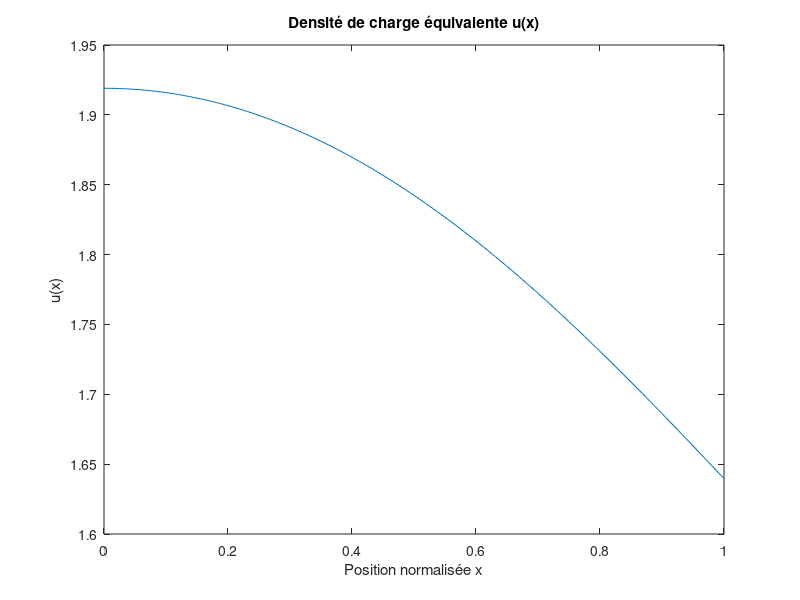
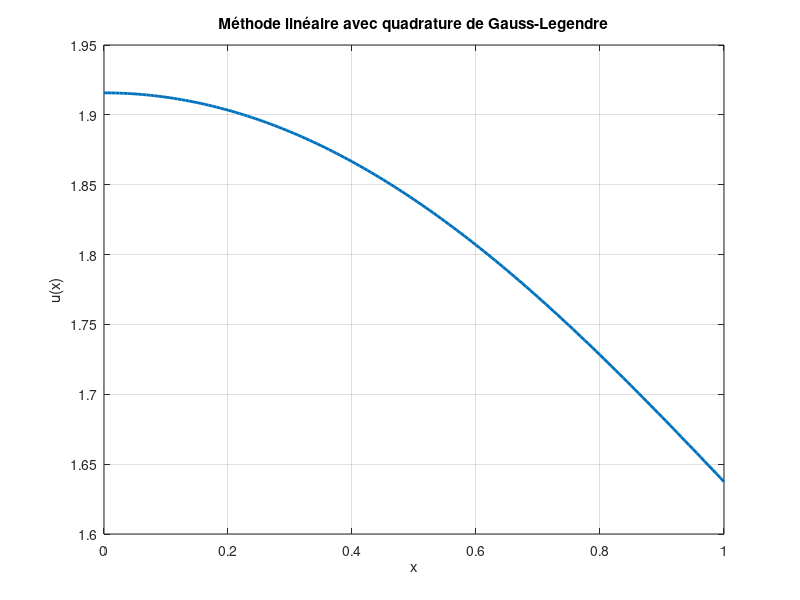
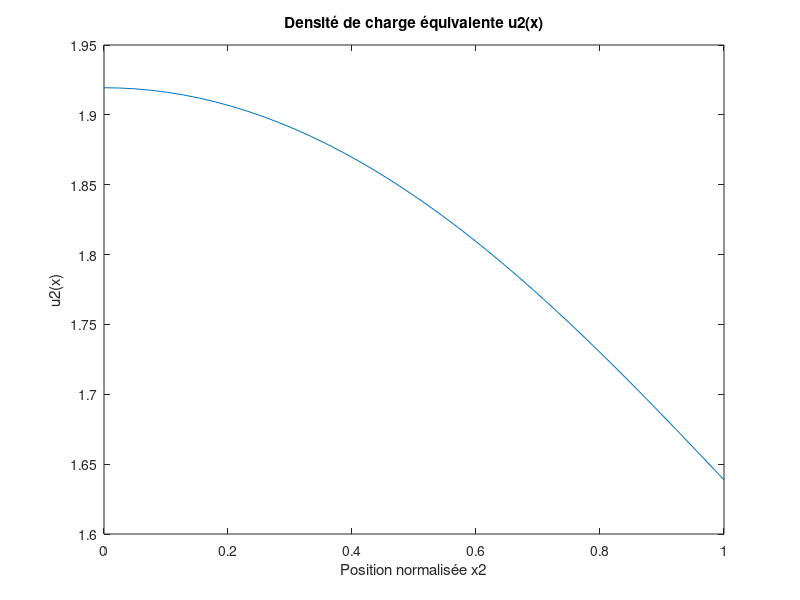
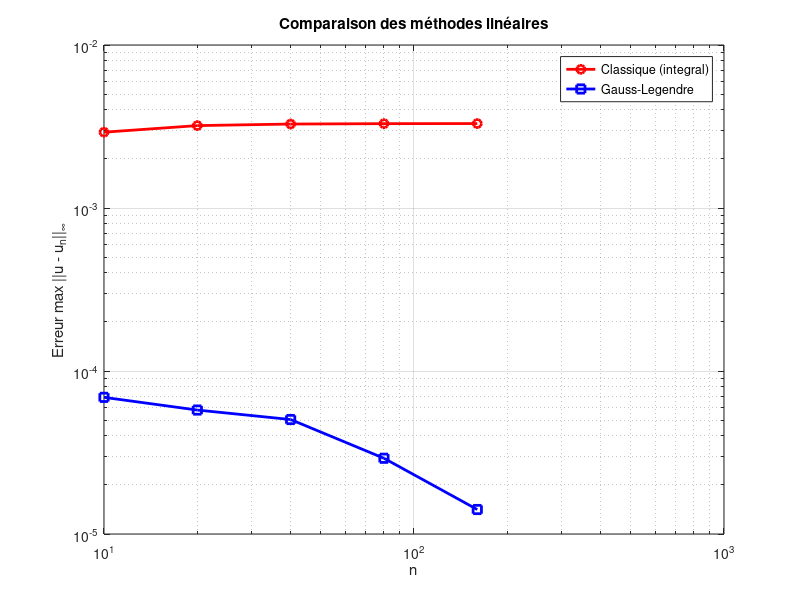

MATLAB code for these plots, in order: (Note: this script raises an error after producing the figures.)

R = 0.01; % 1 cm 
D = 0.01; % 1 cm 
epsilon = D/R; 

a = 0;
b = 1;

K = @(x,y)(1/pi) * (1./(epsilon^2 + (x-y).^2) + 1./(epsilon^2 + (x+y).^2));

n_values = [10 20 40 80 160];
errors_classic = zeros(size(n_values));
errors_gauss   = zeros(size(n_values));

% Question 5

%Approche linéaire

n = 40; % Nombre de points
x = linspace(a, b, n+1); % Points
h = (b - a)/n; % Ecart entre les points

function [x, u] = solve_linear_classic(n, K, a, b)
    h = (b - a)/n;
    x = linspace(a, b, n+1);
    A = zeros(n+1);

    for i = 1:n+1
        for j = 1:n+1
            phi_j = @(y) max(0, 1 - abs(y - x(j))/h);
            y_min = max(a, x(j) - h);
            y_max = min(b, x(j) + h);
            A(i,j) = integral(@(y) K(x(i), y).*phi_j(y), y_min, y_max);
        end
    end

    u = (eye(n+1) - A) \ ones(n+1,1);
end

% --- Fonction Gauss-Legendre ---
function [x,w] = gauss_legendre(n)
    beta = 0.5 ./ sqrt(1 - (2*(1:n-1)).^(-2));
    T = diag(beta,1) + diag(beta,-1);
    [V,D] = eig(T);
    x = diag(D);
    [x, idx] = sort(x);
    w = 2 * (V(1,idx)').^2;
end

function [x, u] = solve_linear_gauss(n, K, a, b)
    h = (b - a)/n;
    x = linspace(a, b, n+1);
    A = zeros(n+1);

    quad_order = 20;
    [gl_x, gl_w] = gauss_legendre(quad_order);

    for i = 1:n+1
        xi = x(i);

        for j = 1:n+1
            phi_j = @(y) max(0, 1 - abs(y - x(j))/h);
            y_min = max(a, x(j) - h);
            y_max = min(b, x(j) + h);

            if y_max <= y_min
                A(i,j) = 0;
                continue;
            end

            yq = (y_max + y_min)/2 + (y_max - y_min)/2 * gl_x;
            wq = gl_w * (y_max - y_min)/2;

            A(i,j) = sum( K(xi, yq).*phi_j(yq).*wq );
        end
    end

    u = (eye(n+1) - A) \ ones(n+1,1);
end



% Solution de référence très fine (méthode Gauss-Legendre)
n_ref = 800;
[x_ref, u_ref] = solve_linear_gauss(n_ref, K, a, b);

for k = 1:length(n_values)
    n = n_values(k);

    % --- Méthode classique ---
    [x_c, u_c] = solve_linear_classic(n, K, a, b);
    u_ref_interp = interp1(x_ref, u_ref, x_c);
    errors_classic(k) = max(abs(u_c - u_ref_interp'));

    % --- Méthode Gauss-Legendre ---
    [x_g, u_g] = solve_linear_gauss(n, K, a, b);
    u_ref_interp2 = interp1(x_ref, u_ref, x_g);
    errors_gauss(k) = max(abs(u_g - u_ref_interp2'));
end

figure(1);
plot(x_c, u_c);
title('Densité de charge équivalente u(x)');
xlabel('Position normalisée x');
ylabel('u(x)');

figure(2);
plot(x_g, u_g, 'LineWidth', 2);
title('Méthode linéaire avec quadrature de Gauss-Legendre');
xlabel('x');
ylabel('u(x)');
grid on;

% Question 8 ----------

figure(5);
loglog(n_values, errors_classic, 'r-o', 'LineWidth', 2); hold on;
loglog(n_values, errors_gauss, 'b-s', 'LineWidth', 2);
grid on;
xlabel('n');
ylabel('Erreur max ||u - u_n||_\infty');
title('Comparaison des méthodes linéaires');
legend('Classique (integral)', 'Gauss-Legendre');

%---------------

% Question 5

%Approche par interpolation global

function Lj = lagrange_basis(j, x_nodes, y)
    % Évalue le polynôme de Lagrange φ_j(y)
    % x_nodes = points d'interpolation
    n = length(x_nodes);
    Lj = ones(size(y));
    xj = x_nodes(j);

    for k = 1:n
        if k ~= j
            Lj = Lj .* ( (y - x_nodes(k)) / (xj - x_nodes(k)) );
        end
    end
end


function A = build_A_matrix(x_nodes, kernel, a, b, quad_order)
    % quad_order = nombre de point n 
    n = length(x_nodes);
    A = zeros(n);

    % Points et poids de Gauss-Legendre sur [-1,1]
    [yq, wq] = gauss_legendre(quad_order);

    % Rattrapage à  [a,b]
    yq = 0.5*(b-a)*yq + 0.5*(b+a);
    wq = 0.5*(b-a)*wq;

    for i = 1:n
        xi = x_nodes(i);
        for j = 1:n
            Lj = lagrange_basis(j, x_nodes, yq);
            integrand = kernel(xi, yq) .* Lj;
            A(i,j) = sum(integrand .* wq);
        end
    end
end

n2 = 40; % Nombre de points
x2 = linspace(a, b, n2); % Points
A2 = build_A_matrix(x2,K,a,b,n2);
I2 = eye(n2);
d2 = ones(n2, 1); % Terme source d(x) = 1

u2 = (I2 - A2) \ d2;

figure(3);
plot(x2, u2);
title('Densité de charge équivalente u2(x)');
xlabel('Position normalisée x2');
ylabel('u2(x)');


% Question 7

%Erreur

% Valeurs de n demandées par l'énoncé
n_values = [10, 20, 40, 80];
errors = zeros(size(n_values));
h_values = 1 ./ n_values;

% Calcule de la solution de référence
n_ref = 200; %Beaucoup de points pour la référence
[u_ref, x_ref] = solve_condensateur(n_ref, K);

% --- calcul de l'erreur ---
for k = 1:length(n_values)
    n = n_values(k);
    [u_n, x_n] = solve_condensateur(n, K);

    % Interpolation de u_ref sur la grille plus grossière x_n pour comparer
    u_ref_interp = interp1(x_ref, u_ref, x_n);

    % Calcul de l'erreur
    errors(k) = max(abs(u_n - u_ref_interp'));
end

% --- Graphiques ---

% --- Fonction de résolution (Interpolation linéaire) ---
function [u, x] = solve_condensateur(n, K_func)
    x = linspace(0, 1, n+1);
    h = 1/n;
    A = zeros(n+1, n+1);
    for i = 1:n+1
        for j = 1:n+1
            phi_j = @(y) max(0, 1 - abs(y - x(j))/h);
            y_min = max(0, x(j) - h);
            y_max = min(1, x(j) + h);
            A(i,j) = integral(@(y) K_func(x(i), y) .* phi_j(y), y_min, y_max);
        end
    end
    u = (eye(n+1) - A) \ ones(n+1, 1);
end

% Graphique Erreur vs n 

figure(4);
subplot(1,2,1);
loglog(n_values, errors, 'r-o', 'LineWidth', 2);
grid on;
xlabel('Nombre de points n');
ylabel('Erreur e_n');
title('Erreur vs n');

% Graphique Erreur vs h 
subplot(1,2,2);
loglog(h_values, errors, 'b-s', 'LineWidth', 2);
title('Erreur vs h');
xlabel('Pas d''espace h');
ylabel('Erreur e_n');
hold on;
grid on;

% --- Ajout : droite de référence en h^2 ---
ref = errors(1) * (h_values / h_values(1)).^2;
loglog(h_values, ref, 'r--', 'LineWidth', 1.5);
legend('Erreur', 'Référence h^2');

% --- Ajout : calcul de l'ordre ---
p = polyfit(log(h_values), log(errors), 1);
disp(['Ordre de convergence estimé : p = ', num2str(p(1))]);

% --- Paramètres ---
epsilon0 = 8.854e-12; 
R_val = 0.01;         
D_val = 0.01;         
epsilon_geom = D_val / R_val; 

K1 = @(x,y)(1/pi) * (1./(epsilon_geom^2 + (x-y).^2) + 1./(epsilon_geom^2 + (x+y).^2));

n_ref = 200; 
[x_res, u_res] = solve_linear_gauss(n_ref, K1, 0, 1);

valeur_integrale = trapz(x_res, u_res); 
C_numerique = 4 * epsilon0 * R_val * valeur_integrale;

fprintf('Résultat de l''intégrale numérique : %.4f\n', valeur_integrale);
fprintf('Capacité calculée (Love) : %.4e F\n', C_numerique);

% Q10
     
S = pi * R_val^2;     

C_classique = (epsilon0 * S) / D_val;

fprintf('Capacité classique (S/D) : %.4e F\n', C_classique);
ecart_relatif = abs(C_numerique - C_classique) / C_numerique * 100;
fprintf('Écart relatif : %.2f %%\n', ecart_relatif);

D_values = [0.01 0.001]; 

% Q11
fprintf('Q11\n');

for D = D_values
    epsilon = D/R_val;
    fprintf('oui');
    K_new = @(x,y)(1/pi) * (1./(epsilon^2 + (x-y).^2) + 1./(epsilon^2 + (x+y).^2));
    
    % Résolution (utiliser la fonction solve_linear_gauss de votre code)
    n_pts = 100;
    [x_u, u_sol] = solve_linear_gauss(n_pts, K_new, 0, 1);
    
    % Calculs des capacités
    C_Love = 4 * epsilon0 * R * trapz(x_u, u_sol);
    C_class = (epsilon0 * S) / D;
    

    % Tracer u(x) pour comparer les profils
    figure(6); hold on;
    plot(x_u, u_sol, 'DisplayName', ['D = ' num2str(D*1000) ' mm']);
end

title('Influence de la distance sur la densité de charge u(x)');
xlabel('x (normalisé)'); ylabel('u(x)');
legend; grid on; 
